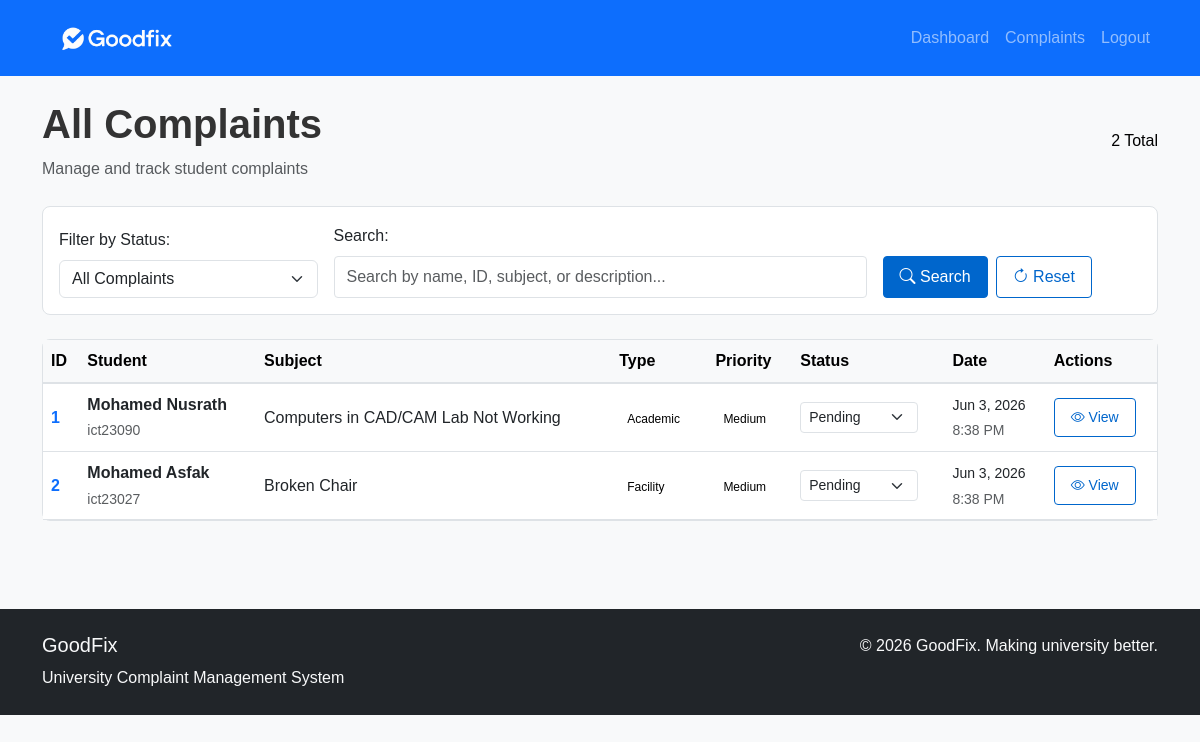
Screenshot of /admin/view_complaints.php (signed in) with the database file from the repository.
### tables this page shows
CREATE TABLE complaints (
    id INT PRIMARY KEY AUTO_INCREMENT,
    student_name VARCHAR(100) NOT NULL,
    student_id VARCHAR(20) NOT NULL,
    email VARCHAR(100) NOT NULL,
    faculty VARCHAR(50) NOT NULL,
    complaint_type VARCHAR(50) NOT NULL,
    subject VARCHAR(200) NOT NULL,
    description TEXT NOT NULL,
    status ENUM('pending', 'in_progress', 'resolved', 'closed') DEFAULT 'pending',
    priority ENUM('low', 'medium', 'high', 'urgent') DEFAULT 'medium',
    submitted_at TIMESTAMP DEFAULT CURRENT_TIMESTAMP,
    updated_at TIMESTAMP DEFAULT CURRENT_TIMESTAMP ON UPDATE CURRENT_TIMESTAMP
);

### admin/view_complaints.php (the view, shortened to what this page needs)
<?php
include '../includes/header.php';
include '../includes/db.php';
$filter = isset($_GET['filter']) ? $_GET['filter'] : '';
$search = isset($_GET['search']) ? trim($_GET['search']) : '';
$page = isset($_GET['page']) ? max(1, (int)$_GET['page']) : 1;
$per_page = 10;
$offset = ($page - 1) * $per_page;
$where_conditions = [];
$params = [];
$where_clause = $where_conditions ? 'WHERE ' . implode(' AND ', $where_conditions) : '';
$count_query = "SELECT COUNT(*) as total FROM complaints $where_clause";
$stmt = $pdo->prepare($count_query);
$stmt->execute($params);
$total_complaints = $stmt->fetch()['total'];
$query = "SELECT * FROM complaints $where_clause ORDER BY submitted_at DESC LIMIT $per_page OFFSET $offset";
$stmt = $pdo->prepare($query);
$stmt->execute($params);
$complaints = $stmt->fetchAll();
?>
<main>
    <div class="container py-4">
        <div class="d-flex justify-content-between align-items-center mb-4">
            <div>
                <h1 class="fw-bold">
                    </i> All Complaints
                </h1>
                <p class="text-muted mb-0">Manage and track student complaints</p>
            </div>
            <div>
                <span class="text-black"><?php echo $total_complaints; ?> Total</span>
            </div>
        </div>
        <div class="card mb-4">
            <div class="card-body">
                <form method="GET" class="row g-3 align-items-end">
                    <div class="col-md-3">
                        <label for="filter" class="form-label">Filter by Status:</label>
                        <select class="form-select" id="filter" name="filter">
                            <option value="">All Complaints</option>
                        </select>
                    </div>
                    <div class="col-md-6">
                        <label for="search" class="form-label">Search:</label>
                        <input type="text" class="form-control" id="search" name="search"
                               placeholder="Search by name, ID, subject, or description..."
                               value="<?php echo htmlspecialchars($search); ?>">
                    </div>
                    <div class="col-md-3">
                        <div class="d-flex gap-2">
                            <button type="submit" class="btn btn-primary">
                                <i class="bi bi-search"></i> Search
                            </button>
                            <a href="view_complaints.php" class="btn btn-outline-primary">
                                <i class="bi bi-arrow-clockwise"></i> Reset
                            </a>
                        </div>
                    </div>
                </form>
            </div>
        </div>
        <?php if (empty($complaints)): ?>
        <div class="card">
            <div class="card-body text-center py-5">
                <i class="bi bi-file-text fs-1 text-muted"></i>
                <h4 class="mt-3">No Complaints Found</h4>
                <p class="text-muted">
                    <?php if ($filter || $search): ?>
                    Try adjusting your search criteria or filters.
                    <?php else: ?>
                    No complaints have been submitted yet.
                    <?php endif; ?>
                </p>
                <a href="view_complaints.php" class="btn btn-primary">
                    <i class="bi bi-eye"></i> View All Complaints
                </a>
            </div>
        </div>
        <?php else: ?>
        <div class="card">
            <div class="table-responsive">
                <table class="table table-hover mb-0">
                    <thead class="table-light">
                        <tr>
                            <th>ID</th>
                            <th>Student</th>
                            <th>Subject</th>
                            <th>Type</th>
                            <th>Priority</th>
                            <th>Status</th>
                            <th>Date</th>
                            <th>Actions</th>
                        </tr>
                    </thead>
                    <tbody>
                        <?php foreach ($complaints as $complaint): ?>
                        <tr>
                            <td>
                                <a href="complaint_detail.php?id=<?php echo $complaint['id']; ?>" class="text-decoration-none fw-bold">
                                    <?php echo $complaint['id']; ?>
                                </a>
                            </td>
                            <td>
                                <div>
                                    <strong><?php echo htmlspecialchars($complaint['student_name']); ?></strong><br>
                                    <small class="text-muted"><?php echo htmlspecialchars($complaint['student_id']); ?></small>
                                </div>
                            </td>
                            <td>
                                <span class="text-truncate" style="max-width: 200px;" title="<?php echo htmlspecialchars($complaint['subject']); ?>">
                                    <?php echo htmlspecialchars($complaint['subject']); ?>
                                </span>
                            </td>
                            <td>
                                <span class="type">
                                    <?php echo htmlspecialchars($complaint['complaint_type']); ?>
                                </span>
                            </td>
                            <td>
                                <span class="priority">
                                    <?php echo ucfirst($complaint['priority']); ?>
                                </span>
                            </td>
                            <td>
                                <form method="POST" class="d-inline">
                                    <select name="status" class="form-select form-select-sm status-<?php echo $complaint['status']; ?>"
                                            onchange="this.form.submit()" style="width: auto;">
                                        <option value="pending" <?php echo $complaint['status'] == 'pending' ? 'selected' : ''; ?>>Pending</option>
                                    </select>
                                </form>
                            </td>
                            <td>
                                <small>
                                    <?php echo date('M j, Y', strtotime($complaint['submitted_at'])); ?><br>
                                    <span class="text-muted"><?php echo date('g:i A', strtotime($complaint['submitted_at'])); ?></span>
                                </small>
                            </td>
                            <td>
                                <a href="complaint_detail.php?id=<?php echo $complaint['id']; ?>" class="btn btn-sm btn-outline-primary">
                                    <i class="bi bi-eye"></i> View
                                </a>
                            </td>
                        </tr>
                        <?php endforeach; ?>
                    </tbody>
                </table>
            </div>
        </div>
        <?php endif; ?>
    </div>
</main>
<?php include '../includes/footer.php'; ?>

### css/style.css (style rules this page uses)
:root { --primary-color: #0066cc; --secondary-color: #6c757d; --success-color: #28a745; --warning-color: #ffc107; --danger-color: #dc3545; --light-gray: #f8f9fa; --border-color: #dee2e6; }
body { font-family: Arial, sans-serif; background-color: var(--light-gray); line-height: 1.6; color: #333; }
.card { border: 1px solid var(--border-color); border-radius: 8px; margin-bottom: 1rem; }
.priority { color: #000000; padding: 4px 8px; border-radius: 4px; font-size: 12px; }
.type { color: #000000; padding: 4px 8px; border-radius: 4px; font-size: 12px; }
.form-control { border: 1px solid var(--border-color); border-radius: 4px; padding: 8px 12px; }
.btn { padding: 8px 16px; border-radius: 4px; border: 1px solid transparent; text-decoration: none; display: inline-block; }
.btn-primary { background-color: var(--primary-color); border-color: var(--primary-color); color: white; }
.btn-outline-primary { color: var(--primary-color); border-color: var(--primary-color); background-color: white; }
.table { background-color: white; }
.table th { background-color: var(--light-gray); border-bottom: 2px solid var(--border-color); font-weight: bold; }
.table td { border-bottom: 1px solid var(--border-color); vertical-align: middle; }
*, *::before, *::after { transition: none !important; animation: none !important; }

### rows the page displays
complaints: id "1", student_name "Mohamed Nusrath", student "ict23090", subject "Computers in CAD/CAM Lab Not Working", complaint_type "Academic", priority "Medium", status "Pending", submitted_at "Jun 3, 2026", submitted_at "8:38 PM"
complaints: id "2", student_name "Mohamed Asfak", student "ict23027", subject "Broken Chair", complaint_type "Facility", priority "Medium", status "Pending", submitted_at "Jun 3, 2026", submitted_at "8:38 PM"

### other values shown
$total_complaints "2"
